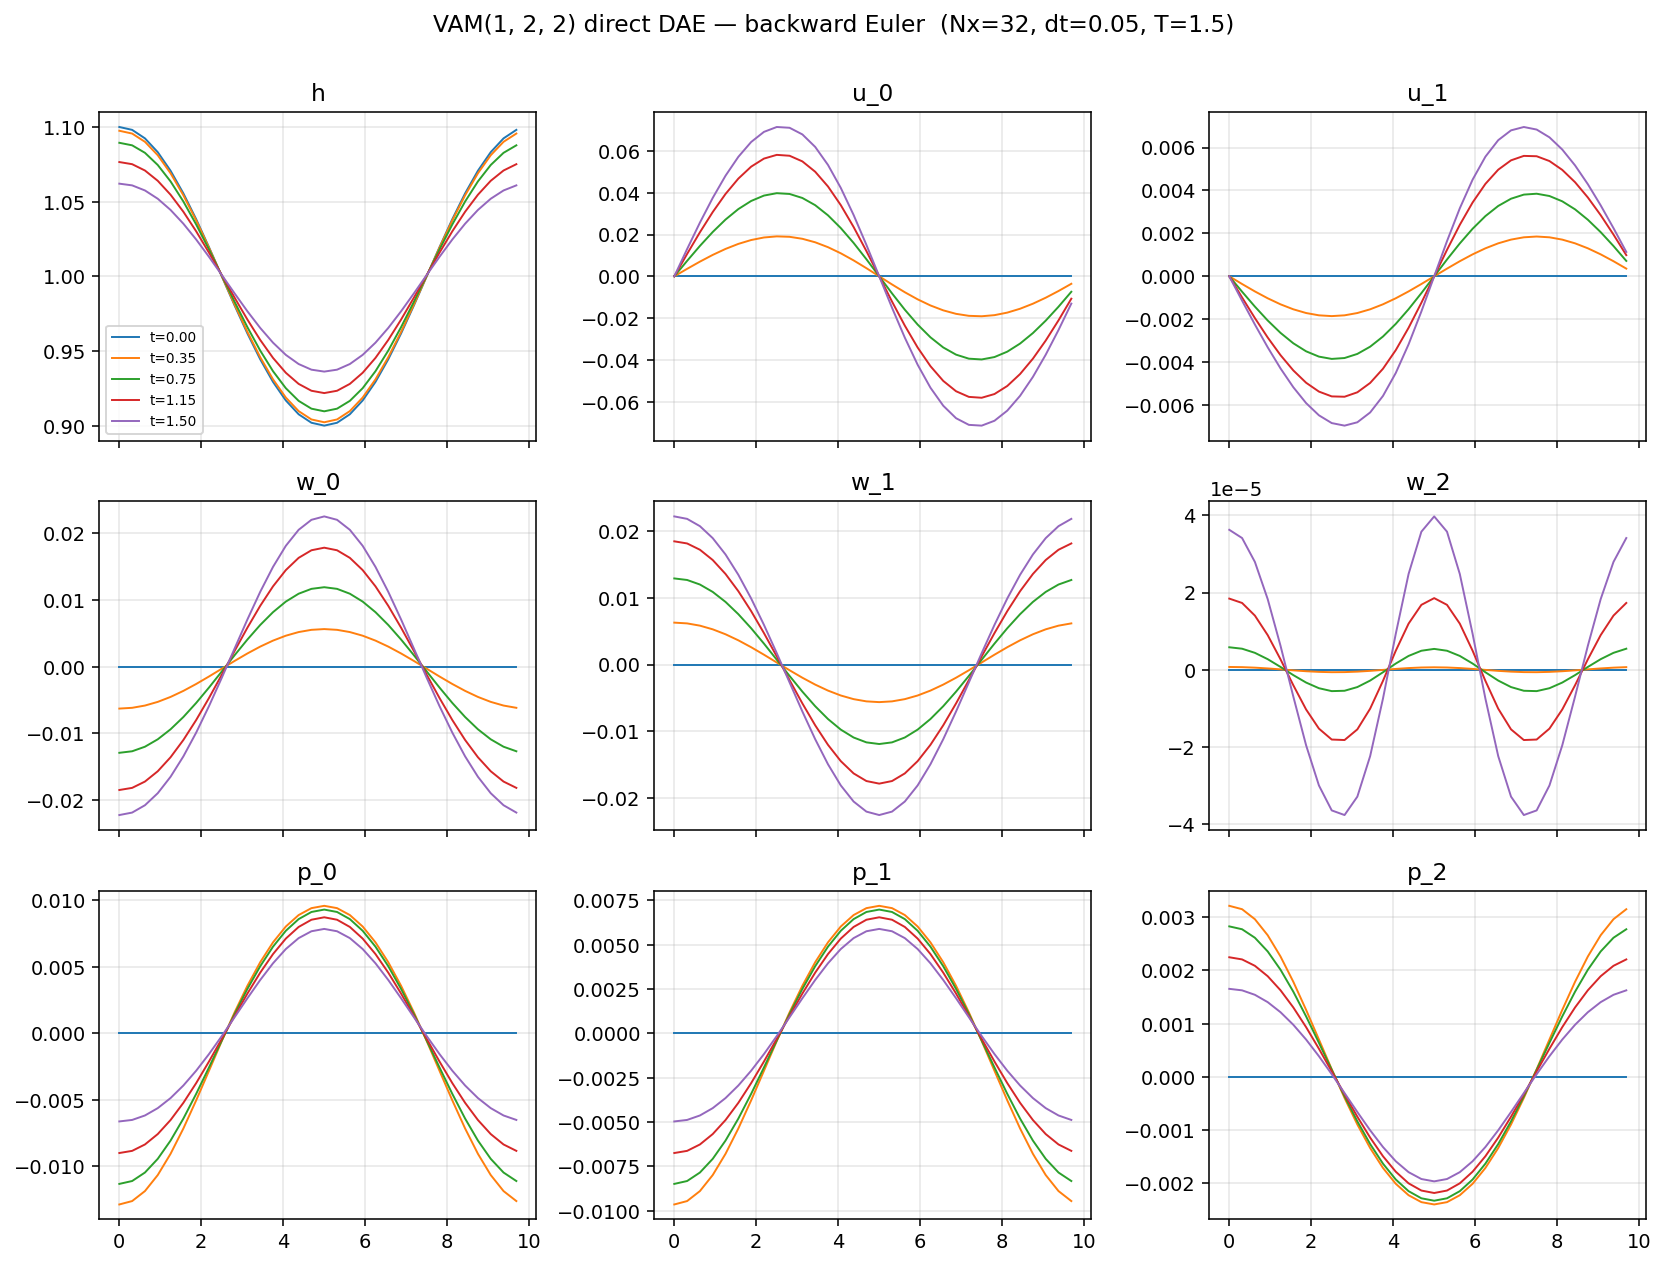

This figure's Python source:
"""VAM(1, 2, 2) direct DAE simulation — no Chorin pressure splitting.

Wires the Escalante-aligned VAM PDESystem (`build_vam_pdesystem`) onto
the IMEX-ARK time integrator (`tests/scripts/dae_toy/test_ars_imex_dae.py`)
via:
  1. partition the rows into evolution (6) + algebraic (3) using the
     bridge in `tests/scripts/dae_toy/test_dae_partition_bridge.py`;
  2. lambdify each row as a function of cell-local fields and their
     spatial derivatives (centred differences for ∂_x);
  3. assemble the global residual + Jacobian on a 1D periodic grid;
  4. step in time with **fully-implicit backward Euler with Newton**
     (the simplest IMEX special case where everything is implicit;
     ARS343 is a straight stage-loop generalisation).

This is the proof-of-concept VAM-DAE direct simulation.  Treats stress
+ source + constraints all implicit; the explicit-flux split (Pareschi
ARS343) is the next step once this works.

Tableau-pinned references in `notebooks/DAE_REFERENCES.md`.
"""
from __future__ import annotations

import argparse
import sys

import numpy as np
import sympy as sp
from scipy.optimize import root

sys.path.insert(0, sys.argv[0].rsplit("/", 1)[0])
from vam_pdesystem import build_vam_pdesystem    # noqa: E402

sys.path.insert(0, "tests/scripts/dae_toy")
from test_dae_partition_bridge import dae_partition  # noqa: E402


# ---------------------------------------------------------------------------
# Build symbolic residual functions per equation
# ---------------------------------------------------------------------------

def _expression_atoms(expr, fields, t, x):
    """Walk expr; return the set of `(field, n_x)` atoms that appear,
    where n_x = 0 means f, n_x = 1 means ∂_x f, etc.  Plus ∂_t f atoms.
    """
    atoms = set()
    for f in fields:
        if expr.has(f):
            atoms.add((f, 0, 0))
    for d in expr.atoms(sp.Derivative):
        target = d.args[0]
        if target not in fields:
            continue
        n_t = 0
        n_x = 0
        for v, n in d.variable_count:
            if v == t:
                n_t += int(n)
            elif v == x:
                n_x += int(n)
        atoms.add((target, n_x, n_t))
    return atoms


def lambdify_row(expr, fields, t, x, parameters):
    """Lambdify a row of the PDESystem as a function of:
        q          : (n_fields,) cell values
        q_x        : (n_fields,) ∂_x f at this cell
        q_t        : (n_fields,) ∂_t f at this cell
        param_vals : dict
    Returns a callable ``f(q, q_x, q_t, params)`` returning the residual
    value at that cell.
    """
    # Build per-cell symbol map: f -> q_i, ∂_x f -> qx_i, ∂_t f -> qt_i.
    n = len(fields)
    q_syms = sp.symbols(f"q0:{n}", real=True)
    qx_syms = sp.symbols(f"qx0:{n}", real=True)
    qt_syms = sp.symbols(f"qt0:{n}", real=True)
    repl = {}
    for i, f in enumerate(fields):
        repl[f] = q_syms[i]
        repl[sp.Derivative(f, x)] = qx_syms[i]
        repl[sp.Derivative(f, t)] = qt_syms[i]
    # Higher derivatives of fields → assume zero (centred difference is 1st order).
    for d in expr.atoms(sp.Derivative):
        if d not in repl:
            order = sum(int(n) for _, n in d.variable_count)
            if order > 1:
                repl[d] = 0
    new = expr.xreplace(repl)
    return sp.lambdify(
        list(q_syms) + list(qx_syms) + list(qt_syms) + list(parameters.keys()),
        new, modules="numpy",
    )


# ---------------------------------------------------------------------------
# Global residual on a periodic 1D grid
# ---------------------------------------------------------------------------

class VAMDirectDAEStepper:
    """Fully-implicit backward-Euler stepper for VAM(M, N_w, N_p) on a 1D
    periodic grid."""

    def __init__(self, M=1, N_w=2, N_p=2, *, Nx=64, L=10.0, g=1.0):
        self.M = M
        self.N_w = N_w
        self.N_p = N_p
        self.Nx = Nx
        self.L = L
        self.dx = L / Nx
        self.g = g

        # Build the symbolic system.
        self.sys = build_vam_pdesystem(M=M, N_w=N_w, N_p=N_p, flat_bottom=True)
        self.fields = self.sys.fields
        self.n_fields = len(self.fields)
        self.eq_names = self.sys.equation_names
        self.dyn_rows, self.alg_rows, _, _ = dae_partition(self.sys)

        t_sym = self.sys.time
        x_sym = self.sys.space[0]
        params = {sp.Symbol("g", positive=True): self.g}

        # Lambdify each equation.
        self.row_funcs = []
        for i, eq in enumerate(self.sys.equations):
            self.row_funcs.append(
                lambdify_row(eq, self.fields, t_sym, x_sym,
                             {sp.Symbol("g", positive=True): self.g})
            )

        print(f"[VAMDirectDAEStepper] VAM(M={M}, N_w={N_w}, N_p={N_p}) "
              f"on Nx={Nx} cells, L={L}")
        print(f"  fields: {[f.func.__name__ for f in self.fields]}")
        print(f"  evolution rows: "
              f"{[self.eq_names[i] for i in self.dyn_rows]}")
        print(f"  algebraic rows: "
              f"{[self.eq_names[i] for i in self.alg_rows]}")

    def _q_x_centred(self, Q):
        """Centred-difference ∂_x for periodic state Q of shape (Nx, n_fields)."""
        Qp = np.roll(Q, -1, axis=0)
        Qm = np.roll(Q, +1, axis=0)
        return (Qp - Qm) / (2.0 * self.dx)

    def residual(self, Q_flat, Q_prev, dt):
        """Backward-Euler residual:
            R[i, j] = (eq_j evaluated at cell i with q_t = (Q-Q_prev)/dt)
        ``Q_flat`` is the flattened next-step state of shape (Nx*n_fields,).
        """
        Q = Q_flat.reshape(self.Nx, self.n_fields)
        Q_x = self._q_x_centred(Q)
        Q_t = (Q - Q_prev) / dt          # backward-Euler approx of ∂_t

        R = np.zeros((self.Nx, len(self.row_funcs)), dtype=float)
        # For algebraic rows, the equation has no ∂_t; we still pass q_t
        # but the lambdified function is independent of those args, so OK.
        for j, fn in enumerate(self.row_funcs):
            for i in range(self.Nx):
                # Pass the full (q, q_x, q_t) plus params (g).
                args = (*Q[i], *Q_x[i], *Q_t[i], self.g)
                R[i, j] = fn(*args)
        return R.reshape(-1)

    def step(self, Q, dt, *, tol=1e-8, maxit=20):
        """Backward-Euler step via scipy.optimize.root (Newton-Krylov)."""
        Q_prev = Q.copy()
        Q_init = Q.flatten()
        sol = root(
            self.residual, Q_init, args=(Q_prev, dt),
            method="hybr", tol=tol,
            options={"maxfev": maxit * len(Q_init), "xtol": tol},
        )
        if not sol.success:
            print(f"  [warn] Newton non-convergent: {sol.message}; "
                  f"|R|_inf = {np.max(np.abs(sol.fun)):.3e}")
        Q_new = sol.x.reshape(self.Nx, self.n_fields)
        return Q_new, sol


# ---------------------------------------------------------------------------
# Initial conditions consistent with the algebraic constraints
# ---------------------------------------------------------------------------

def initial_consistent(stepper, *, h_amp=0.1, u0_amp=0.0):
    """Build a smooth initial state that satisfies the algebraic constraints
    pointwise: w_i = 0, p_i = 0, h = H + bump, u_0 = U_0 + small."""
    Nx = stepper.Nx
    L = stepper.L
    n = stepper.n_fields
    x = np.arange(Nx) * stepper.dx
    Q = np.zeros((Nx, n))
    # Field order: h, u_0, u_1, w_0, w_1, w_2, p_0, p_1, p_2.
    Q[:, 0] = 1.0 + h_amp * np.cos(2 * np.pi * x / L)        # h
    Q[:, 1] = u0_amp                                          # u_0
    # u_1 = w_i = p_i = 0 → constraints satisfied:
    #   kbc_bot: w_0 + w_1 + w_2 = 0  ✓ (all zero)
    #   kbc_top_alg: w(η) - u(η) ∂_x η + ∂_x(h u_0) = 0
    #     → 0 - 0 + ∂_x(h*0) = 0  ✓
    #   surface_bc: p_0 - p_1 + p_2 = 0  ✓
    return Q


# ---------------------------------------------------------------------------
# Driver
# ---------------------------------------------------------------------------

def main():
    parser = argparse.ArgumentParser(description=__doc__.split("\n\n")[0])
    parser.add_argument("--Nx", type=int, default=32)
    parser.add_argument("--L", type=float, default=10.0)
    parser.add_argument("--T", type=float, default=1.0)
    parser.add_argument("--dt", type=float, default=0.05)
    parser.add_argument("--h-amp", type=float, default=0.05)
    parser.add_argument("--u0-amp", type=float, default=0.0)
    parser.add_argument("--g", type=float, default=1.0)
    parser.add_argument("--no-plot", action="store_true")
    args = parser.parse_args()

    print("=" * 70)
    print("VAM(1, 2, 2) direct DAE simulation (backward-Euler)")
    print("=" * 70)
    stepper = VAMDirectDAEStepper(M=1, N_w=2, N_p=2,
                                  Nx=args.Nx, L=args.L, g=args.g)
    Q = initial_consistent(stepper, h_amp=args.h_amp, u0_amp=args.u0_amp)
    print(f"\nInitial state: h ∈ [{Q[:, 0].min():.3f}, {Q[:, 0].max():.3f}]")
    print(f"  u_0 = {args.u0_amp},  u_1 = w_i = p_i = 0")

    # Verify initial residual.
    R0 = stepper.residual(Q.flatten(), Q.copy(), args.dt)
    print(f"  initial backward-Euler residual |R|_inf = {np.max(np.abs(R0)):.3e}")

    n_steps = int(round(args.T / args.dt))
    snapshots = [(0.0, Q.copy())]
    print(f"\nIntegrating to T = {args.T} ({n_steps} steps of dt = {args.dt})")
    for step in range(n_steps):
        Q_new, sol = stepper.step(Q, args.dt)
        Q = Q_new
        if step % max(1, n_steps // 10) == 0 or step == n_steps - 1:
            # sol.fun is the actual Newton residual at convergence.
            print(f"  step {step+1:4d}/{n_steps:4d}  t = {(step+1)*args.dt:.3f}"
                  f"   h ∈ [{Q[:,0].min():.4f},{Q[:,0].max():.4f}]"
                  f"   max|p_1| = {np.max(np.abs(Q[:,7])):.3e}"
                  f"   Newton |R|_inf = {np.max(np.abs(sol.fun)):.3e}")
        snapshots.append(((step + 1) * args.dt, Q.copy()))

    print(f"\nFinal: h ∈ [{Q[:, 0].min():.4f}, {Q[:, 0].max():.4f}]")
    print(f"  mass = {Q[:, 0].sum() * stepper.dx:.6f}  "
          f"(should be conserved; initial mass = "
          f"{snapshots[0][1][:, 0].sum() * stepper.dx:.6f})")

    # Plot if requested.
    if not args.no_plot:
        try:
            import matplotlib.pyplot as plt
            field_names = [f.func.__name__ for f in stepper.fields]
            fig, axes = plt.subplots(3, 3, figsize=(12, 9), sharex=True)
            x_grid = np.arange(stepper.Nx) * stepper.dx
            t_show = [0, len(snapshots) // 4, len(snapshots) // 2,
                      3 * len(snapshots) // 4, len(snapshots) - 1]
            for k, ax in enumerate(axes.flat):
                if k >= len(field_names):
                    ax.axis("off"); continue
                for ti in t_show:
                    t, Qs = snapshots[ti]
                    ax.plot(x_grid, Qs[:, k], lw=1.0, label=f"t={t:.2f}")
                ax.set_title(field_names[k]); ax.grid(True, alpha=0.3)
                if k == 0:
                    ax.legend(fontsize=7)
            fig.suptitle(f"VAM(1, 2, 2) direct DAE — backward Euler  "
                         f"(Nx={args.Nx}, dt={args.dt}, T={args.T})", y=1.00)
            fig.tight_layout()
            out = "tutorials/vam/vam_dae_simulate.png"
            fig.savefig(out, dpi=140, bbox_inches="tight")
            print(f"\nPlot saved: {out}")
        except ImportError:
            pass

    return 0


if __name__ == "__main__":
    sys.exit(main())
